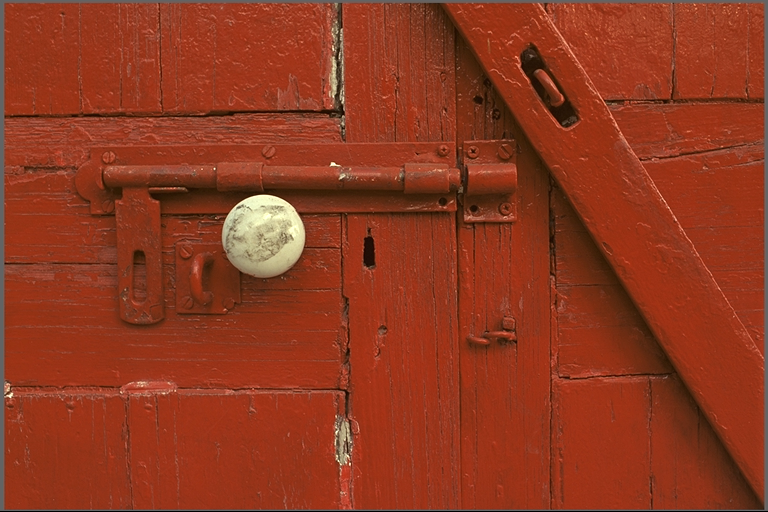
#> input picture Frequqnecy_domain/kodim02.png, 768 x 512 px, found by its file name
$ python Inverse_filter_gpt.py
#> lines starting #> are read from the running program, lines starting #| are printed output that depends on the picture
import cv2
import numpy as np
import matplotlib.pyplot as plt

def inverse_filter(Y, H):
    # Biến đổi Fourier cho ảnh đã lọc và kernel của bộ lọc
    Y_fft = np.fft.fft2(Y)
    H_fft = np.fft.fft2(H, Y.shape)

    # Tính phổ nghịch đảo của kernel (chú ý tránh chia cho 0)
    H_fft_inv = np.where(H_fft != 0, 1 / H_fft, 0)

    # Áp dụng bộ lọc nghịch đảo bằng cách nhân phổ ảnh đã lọc với phổ nghịch đảo của kernel
    I_fft = Y_fft * H_fft_inv

    # Thực hiện biến đổi Fourier ngược để lấy lại ảnh gốc
    I_restored = np.fft.ifft2(I_fft).real

    return I_restored

# Đọc ảnh đầu vào
I = cv2.imread("D:\Python_CV\Frequqnecy_domain\kodim02.png", cv2.IMREAD_GRAYSCALE)
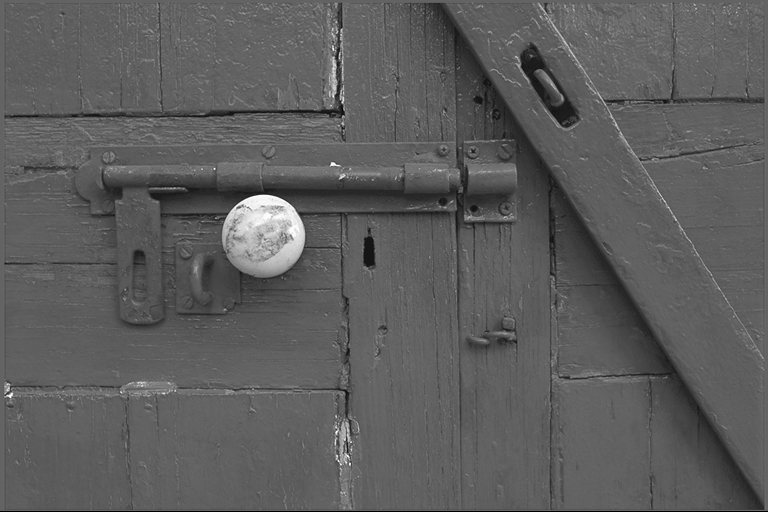
#> I: shape (512, 768); min 0, max 255, mean 92.6

# Tạo bộ lọc H (kernel trung bình)
H = np.ones((3, 3)) / 9

# Tạo ảnh đã lọc Y = I * H
Y = cv2.filter2D(I, -1, H)

# Khôi phục ảnh I từ ảnh đã lọc Y và bộ lọc H
I_restored = inverse_filter(Y, H)
#> in inverse_filter, `I_restored = np.fft.ifft2(I_fft).real`:
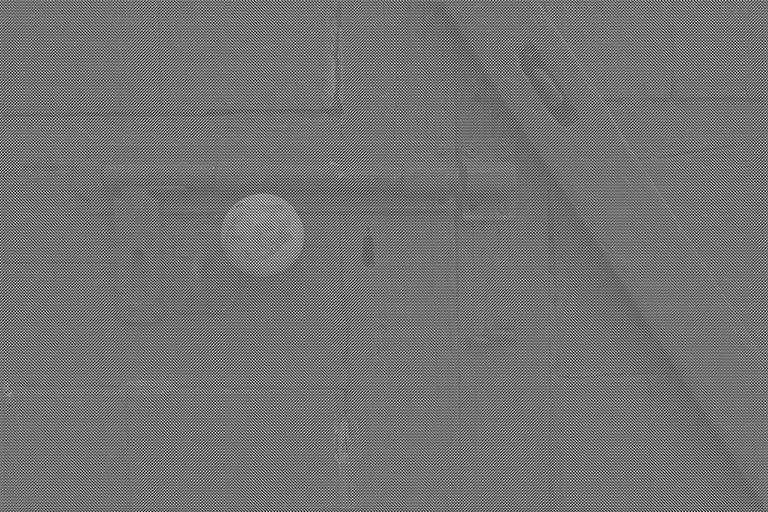
#> I_restored: shape (512, 768) float64; min -516.1, max 833.6, mean 92.7; drawn with min black and max white

# Hiển thị ảnh gốc, ảnh đã lọc và ảnh khôi phục
plt.figure(figsize=(12, 4))
plt.subplot(1, 3, 1)
plt.imshow(I, cmap='gray')
plt.title('Original Image')
plt.axis('off')

plt.subplot(1, 3, 2)
plt.imshow(Y, cmap='gray')
plt.title('Filtered Image')
plt.axis('off')

plt.subplot(1, 3, 3)
plt.imshow(I_restored, cmap='gray')
plt.title('Restored Image')
plt.axis('off')

plt.show()
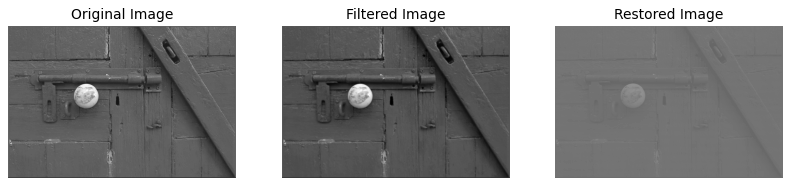
#> figure drawn by matplotlib, 3 panels

$ run again, with Frequqnecy_domain/kodim05.png copied over Frequqnecy_domain/kodim02.png
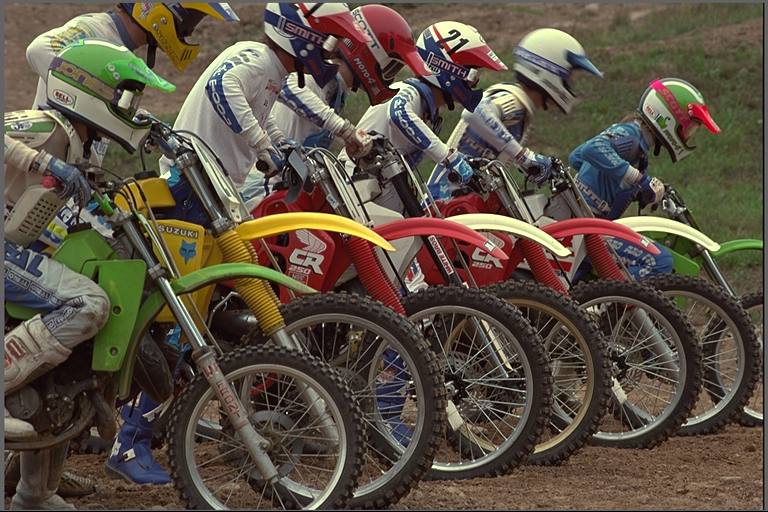
#> input picture Frequqnecy_domain/kodim05.png, 768 x 512 px, found by its file name
#> in inverse_filter, `I_restored = np.fft.ifft2(I_fft).real`:
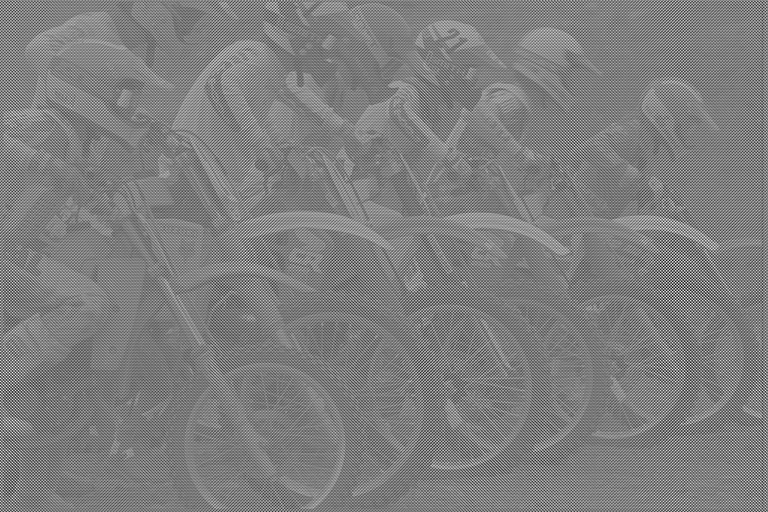
#> I_restored: shape (512, 768) float64; min -737, max 911.9, mean 83.8; drawn with min black and max white
#> `plt.show()`:
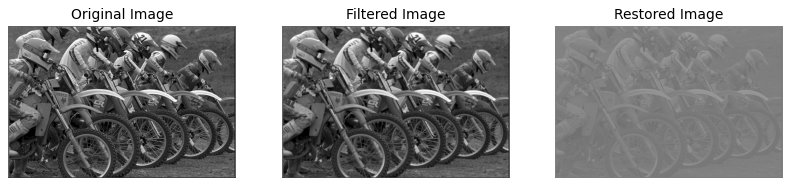
#> figure drawn by matplotlib, 3 panels

$ run again, with Frequqnecy_domain/kodim06.png copied over Frequqnecy_domain/kodim02.png
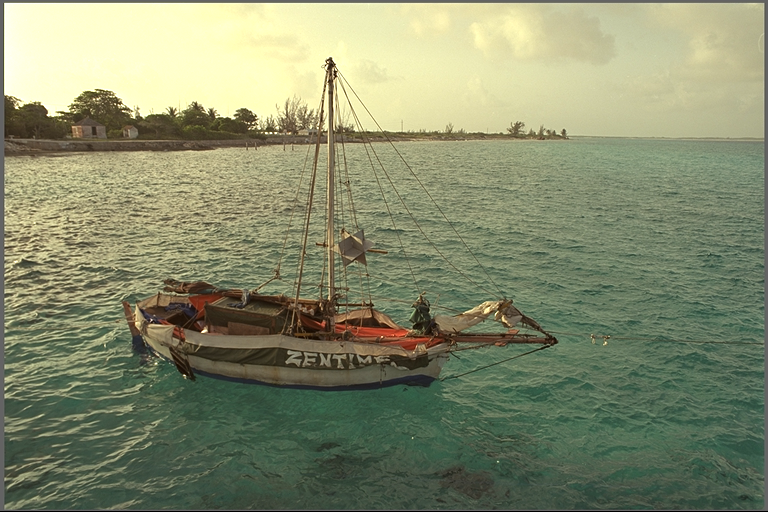
#> input picture Frequqnecy_domain/kodim06.png, 768 x 512 px, found by its file name
#> in inverse_filter, `I_restored = np.fft.ifft2(I_fft).real`:
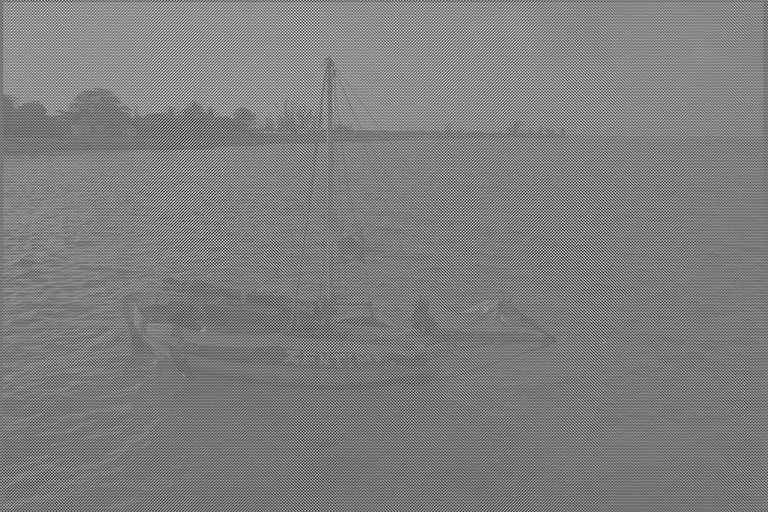
#> I_restored: shape (512, 768) float64; min -627.6, max 903.2, mean 134.7; drawn with min black and max white
#> `plt.show()`:
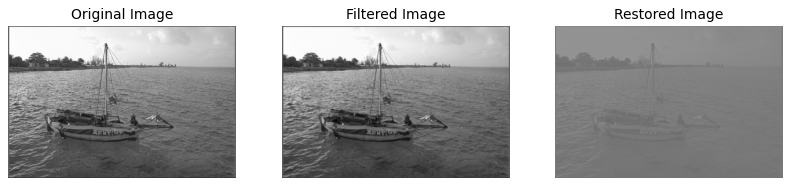
#> figure drawn by matplotlib, 3 panels
